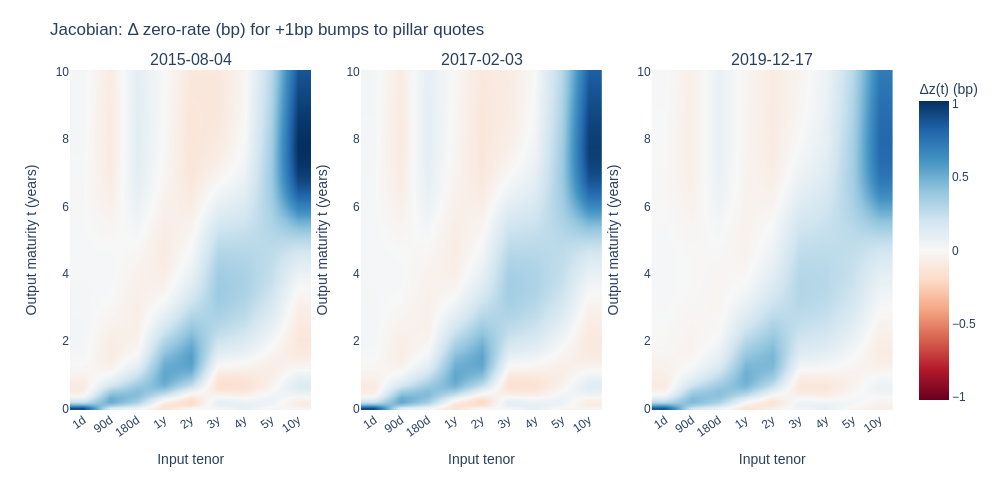

Here is the notebook cell this chart was saved with:
### Markdown cell above
Now we compute the Jacobian of the implied zero rates with respect to the input swap rates. We can see whether each pillar quote produces a *local and sensible* influence on the zero curve (e.g., short-tenor bumps affecting mostly the short end, longer tenors driving the long end).

### Code cell
t_grid = np.linspace(1/360, 10.0, 100)
fig = plot_jacobian(model, test_market_rates_df, t_grid=t_grid, dates=dates)
fig.show()

### Figure 1 — Plotly figure (JSON) as saved in the notebook; plotly's stock layout.template omitted (floating-point values rounded to 4 significant figures; data arrays with more than 128 entries replaced by an {"elided": "..."} marker saying what was removed)
{"data": [{"coloraxis": "coloraxis", "hovertemplate": "t=%{y:.3f}y<br>pillar=%{x}<br>Δz(t)=%{z:.3f} bp (per +1bp bump)<extra></extra>", "type": "heatmap", "x": ["1d", "90d", "180d", "1y", "2y", "3y", "4y", "5y", "10y"], "xaxis": "x", "y": [0.002778, 0.1038, 0.2047, 0.3057, 0.4067, 0.5077, 0.6087, 0.7097, 0.8106, 0.9116, 1.013, 1.114, 1.215, 1.316, 1.417, 1.518, 1.618, 1.719, 1.82, 1.921, 2.022, 2.123, 2.224, 2.325, 2.426, 2.527, 2.628, 2.729, 2.83, 2.931, 3.032, 3.133, 3.234, 3.335, 3.436, 3.537, 3.638, 3.739, 3.84, 3.941, 4.042, 4.143, 4.244, 4.345, 4.446, 4.547, 4.648, 4.749, 4.85, 4.951, 5.052, 5.153, 5.254, 5.355, 5.456, 5.557, 5.658, 5.759, 5.86, 5.961, 6.062, 6.163, 6.264, 6.365, 6.466, 6.567, 6.668, 6.769, 6.87, 6.971, 7.072, 7.173, 7.273, 7.374, 7.475, 7.576, 7.677, 7.778, 7.879, 7.98, 8.081, 8.182, 8.283, 8.384, 8.485, 8.586, 8.687, 8.788, 8.889, 8.99, 9.091, 9.192, 9.293, 9.394, 9.495, 9.596, 9.697, 9.798, 9.899, 10.0], "yaxis": "y", "z": {"elided": "100x9 float values"}, "zmax": 1.019, "zmid": 0, "zmin": -1.019, "zsmooth": "best"}, {"coloraxis": "coloraxis", "hovertemplate": "t=%{y:.3f}y<br>pillar=%{x}<br>Δz(t)=%{z:.3f} bp (per +1bp bump)<extra></extra>", "type": "heatmap", "x": ["1d", "90d", "180d", "1y", "2y", "3y", "4y", "5y", "10y"], "xaxis": "x2", "y": [0.002778, 0.1038, 0.2047, 0.3057, 0.4067, 0.5077, 0.6087, 0.7097, 0.8106, 0.9116, 1.013, 1.114, 1.215, 1.316, 1.417, 1.518, 1.618, 1.719, 1.82, 1.921, 2.022, 2.123, 2.224, 2.325, 2.426, 2.527, 2.628, 2.729, 2.83, 2.931, 3.032, 3.133, 3.234, 3.335, 3.436, 3.537, 3.638, 3.739, 3.84, 3.941, 4.042, 4.143, 4.244, 4.345, 4.446, 4.547, 4.648, 4.749, 4.85, 4.951, 5.052, 5.153, 5.254, 5.355, 5.456, 5.557, 5.658, 5.759, 5.86, 5.961, 6.062, 6.163, 6.264, 6.365, 6.466, 6.567, 6.668, 6.769, 6.87, 6.971, 7.072, 7.173, 7.273, 7.374, 7.475, 7.576, 7.677, 7.778, 7.879, 7.98, 8.081, 8.182, 8.283, 8.384, 8.485, 8.586, 8.687, 8.788, 8.889, 8.99, 9.091, 9.192, 9.293, 9.394, 9.495, 9.596, 9.697, 9.798, 9.899, 10.0], "yaxis": "y2", "z": {"elided": "100x9 float values"}, "zmax": 1.019, "zmid": 0, "zmin": -1.019, "zsmooth": "best"}, {"coloraxis": "coloraxis", "hovertemplate": "t=%{y:.3f}y<br>pillar=%{x}<br>Δz(t)=%{z:.3f} bp (per +1bp bump)<extra></extra>", "type": "heatmap", "x": ["1d", "90d", "180d", "1y", "2y", "3y", "4y", "5y", "10y"], "xaxis": "x3", "y": [0.002778, 0.1038, 0.2047, 0.3057, 0.4067, 0.5077, 0.6087, 0.7097, 0.8106, 0.9116, 1.013, 1.114, 1.215, 1.316, 1.417, 1.518, 1.618, 1.719, 1.82, 1.921, 2.022, 2.123, 2.224, 2.325, 2.426, 2.527, 2.628, 2.729, 2.83, 2.931, 3.032, 3.133, 3.234, 3.335, 3.436, 3.537, 3.638, 3.739, 3.84, 3.941, 4.042, 4.143, 4.244, 4.345, 4.446, 4.547, 4.648, 4.749, 4.85, 4.951, 5.052, 5.153, 5.254, 5.355, 5.456, 5.557, 5.658, 5.759, 5.86, 5.961, 6.062, 6.163, 6.264, 6.365, 6.466, 6.567, 6.668, 6.769, 6.87, 6.971, 7.072, 7.173, 7.273, 7.374, 7.475, 7.576, 7.677, 7.778, 7.879, 7.98, 8.081, 8.182, 8.283, 8.384, 8.485, 8.586, 8.687, 8.788, 8.889, 8.99, 9.091, 9.192, 9.293, 9.394, 9.495, 9.596, 9.697, 9.798, 9.899, 10.0], "yaxis": "y3", "z": {"elided": "100x9 float values"}, "zmax": 1.019, "zmid": 0, "zmin": -1.019, "zsmooth": "best"}], "layout": {"annotations": [{"font": {"size": 16}, "showarrow": false, "text": "2015-08-04", "x": 0.1467, "xanchor": "center", "xref": "paper", "y": 1, "yanchor": "bottom", "yref": "paper"}, {"font": {"size": 16}, "showarrow": false, "text": "2017-02-03", "x": 0.5, "xanchor": "center", "xref": "paper", "y": 1, "yanchor": "bottom", "yref": "paper"}, {"font": {"size": 16}, "showarrow": false, "text": "2019-12-17", "x": 0.8533, "xanchor": "center", "xref": "paper", "y": 1, "yanchor": "bottom", "yref": "paper"}], "coloraxis": {"cmax": 1.019, "cmid": 0, "cmin": -1.019, "colorbar": {"title": {"text": "Δz(t) (bp)"}}, "colorscale": [[0, "rgb(103,0,31)"], [0.1, "rgb(178,24,43)"], [0.2, "rgb(214,96,77)"], [0.3, "rgb(244,165,130)"], [0.4, "rgb(253,219,199)"], [0.5, "rgb(247,247,247)"], [0.6, "rgb(209,229,240)"], [0.7, "rgb(146,197,222)"], [0.8, "rgb(67,147,195)"], [0.9, "rgb(33,102,172)"], [1, "rgb(5,48,97)"]]}, "font": {"family": "Arial", "size": 12}, "height": 500, "margin": {"b": 90, "l": 70, "r": 40, "t": 70}, "title": {"text": "Jacobian: Δ zero-rate (bp) for +1bp bumps to pillar quotes"}, "width": 1000, "xaxis": {"anchor": "y", "automargin": true, "categoryarray": ["1d", "90d", "180d", "1y", "2y", "3y", "4y", "5y", "10y"], "categoryorder": "array", "domain": [0, 0.2933], "gridcolor": "rgba(0,0,0,0.15)", "showgrid": true, "tickangle": -35, "tickfont": {"size": 12}, "title": {"text": "Input tenor"}, "type": "category"}, "xaxis2": {"anchor": "y2", "automargin": true, "categoryarray": ["1d", "90d", "180d", "1y", "2y", "3y", "4y", "5y", "10y"], "categoryorder": "array", "domain": [0.3533, 0.6467], "gridcolor": "rgba(0,0,0,0.15)", "showgrid": true, "tickangle": -35, "tickfont": {"size": 12}, "title": {"text": "Input tenor"}, "type": "category"}, "xaxis3": {"anchor": "y3", "automargin": true, "categoryarray": ["1d", "90d", "180d", "1y", "2y", "3y", "4y", "5y", "10y"], "categoryorder": "array", "domain": [0.7067, 1], "gridcolor": "rgba(0,0,0,0.15)", "showgrid": true, "tickangle": -35, "tickfont": {"size": 12}, "title": {"text": "Input tenor"}, "type": "category"}, "yaxis": {"anchor": "x", "domain": [0, 1], "title": {"text": "Output maturity t (years)"}}, "yaxis2": {"anchor": "x2", "domain": [0, 1], "title": {"text": "Output maturity t (years)"}}, "yaxis3": {"anchor": "x3", "domain": [0, 1], "title": {"text": "Output maturity t (years)"}}}}
